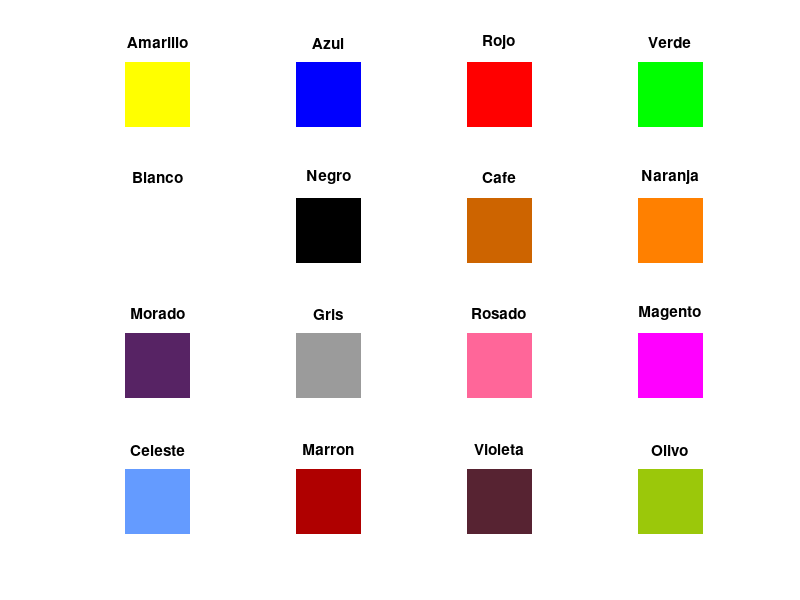

The MATLAB source for this figure:
%Creacion de una imagen a color de 500 x 750
%Intensidad de color 8 bit (0-255).  2 elevado 8 = 256
clc;
clear all;
%Matriz 
%Color Amarillo
a(1:50,1:50,1)=255/255;%Color rojo
a(1:50,1:50,2)=255/255;%Color verde
a(1:50,1:50,3)=0/255;%Color azul
%Transformar matriz a en imagen color en variable img
img=im2uint8(a);
subplot(4,4,1);%subplot(filas,columnas,posicion)
imshow(img);
title('Amarillo');
%Color azul
b(1:50,1:50,1)=0/255;%Color rojo
b(1:50,1:50,2)=0/255;%Color verde
b(1:50,1:50,3)=255/255;%Color azul
img=im2uint8(b);
subplot(4,4,2);%subplot(filas,columnas,posicion)
imshow(img);
title('Azul');
%Color rojo
c(1:50,1:50,1)=255/255;%Color rojo
c(1:50,1:50,2)=0/255;%Color verde
c(1:50,1:50,3)=0/255;%Color azul
%Transformar matriz a en imagen color en variable img
img=im2uint8(c);
subplot(4,4,3);%subplot(filas,columnas,posicion)
imshow(img);
title('Rojo');
%Color rojo
c(1:50,1:50,1)=0/255;%Color rojo
c(1:50,1:50,2)=255/255;%Color verde
c(1:50,1:50,3)=0/255;%Color azul
%Transformar matriz a en imagen color en variable img
img=im2uint8(c);
subplot(4,4,4);%subplot(filas,columnas,posicion)
imshow(img);
title('Verde');%Color rojo
c(1:50,1:50,1)=255/255;%Color rojo
c(1:50,1:50,2)=255/255;%Color verde
c(1:50,1:50,3)=255/255;%Color azul
%Transformar matriz a en imagen color en variable img
img=im2uint8(c);
subplot(4,4,5);%subplot(filas,columnas,posicion)
imshow(img);
title('Blanco');%Color rojo
c(1:50,1:50,1)=0/255;%Color rojo
c(1:50,1:50,2)=0/255;%Color verde
c(1:50,1:50,3)=0/255;%Color azul
%Transformar matriz a en imagen color en variable img
img=im2uint8(c);
subplot(4,4,6);%subplot(filas,columnas,posicion)
imshow(img);
title('Negro');%Color rojo
c(1:50,1:50,1)=205/255;%Color rojo
c(1:50,1:50,2)=100/255;%Color verde
c(1:50,1:50,3)=000/255;%Color azul
%Transformar matriz a en imagen color en variable img
img=im2uint8(c);
subplot(4,4,7);%subplot(filas,columnas,posicion)
imshow(img);
title('Cafe');%Color rojo
c(1:50,1:50,1)=255/255;%Color rojo
c(1:50,1:50,2)=128/255;%Color verde
c(1:50,1:50,3)=0/255;%Color azul
%Transformar matriz a en imagen color en variable img
img=im2uint8(c);
subplot(4,4,8);%subplot(filas,columnas,posicion)
imshow(img);
title('Naranja');%Color rojo
c(1:50,1:50,1)=87/255;%Color rojo
c(1:50,1:50,2)=35/255;%Color verde
c(1:50,1:50,3)=100/255;%Color azul
%Transformar matriz a en imagen color en variable img
img=im2uint8(c);
subplot(4,4,9);%subplot(filas,columnas,posicion)
imshow(img);
title('Morado');%Color rojo
c(1:50,1:50,1)=155/255;%Color rojo
c(1:50,1:50,2)=155/255;%Color verde
c(1:50,1:50,3)=155/255;%Color azul
%Transformar matriz a en imagen color en variable img
img=im2uint8(c);
subplot(4,4,10);%subplot(filas,columnas,posicion)
imshow(img);
title('Gris');%Color rojo
c(1:50,1:50,1)=1;%Color rojo
c(1:50,1:50,2)=0.4;%Color verde
c(1:50,1:50,3)=0.6;%Color azul
%Transformar matriz a en imagen color en variable img
img=im2uint8(c);
subplot(4,4,11);%subplot(filas,columnas,posicion)
imshow(img);
title('Rosado');%Color rojo
c(1:50,1:50,1)=255/255;%Color rojo
c(1:50,1:50,2)=0/255;%Color verde
c(1:50,1:50,3)=255/255;%Color azul
%Transformar matriz a en imagen color en variable img
img=im2uint8(c);
subplot(4,4,12);%subplot(filas,columnas,posicion)
imshow(img);
title('Magento');%Color rojo
c(1:50,1:50,1)=100/255;%Color rojo
c(1:50,1:50,2)=155/255;%Color verde
c(1:50,1:50,3)=255/255;%Color azul
%Transformar matriz a en imagen color en variable img
img=im2uint8(c);
subplot(4,4,13);%subplot(filas,columnas,posicion)
imshow(img);
title('Celeste');%Color rojo
c(1:50,1:50,1)=175/255;%Color rojo
c(1:50,1:50,2)=0/255;%Color verde
c(1:50,1:50,3)=0/255;%Color azul
%Transformar matriz a en imagen color en variable img
img=im2uint8(c);
subplot(4,4,14);%subplot(filas,columnas,posicion)
imshow(img);
title('Marron');%Color rojo
c(1:50,1:50,1)=87/255;%Color rojo
c(1:50,1:50,2)=35/255;%Color verde
c(1:50,1:50,3)=50/255;%Color azul
%Transformar matriz a en imagen color en variable img
img=im2uint8(c);
subplot(4,4,15);%subplot(filas,columnas,posicion)
imshow(img);
title('Violeta');%Color rojo
c(1:50,1:50,1)=155/255;%Color rojo
c(1:50,1:50,2)=200/255;%Color verde
c(1:50,1:50,3)=10/255;%Color azul
%Transformar matriz a en imagen color en variable img
img=im2uint8(c);
subplot(4,4,16);%subplot(filas,columnas,posicion)
imshow(img);
title('Olivo');